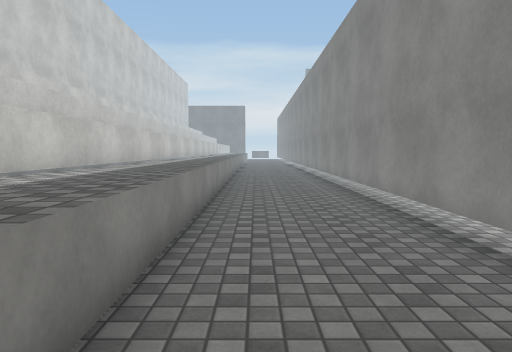
[1] (above)

22 first-person views from a walk through a Unity game level. The camera is 1.3 m above the floor, tilts 4° down and sees 70° across. The floor is counted in squares, 1 m on a side. Each view is taken from the middle of a square. On the plan, view 1 faces up. The plan holds only what a view shows up to about 15 squares ahead; the rest is blank. The place goes on beyond the plan. The player character is not drawn. Surface patterns are stand-ins for the level's own textures.

[2]
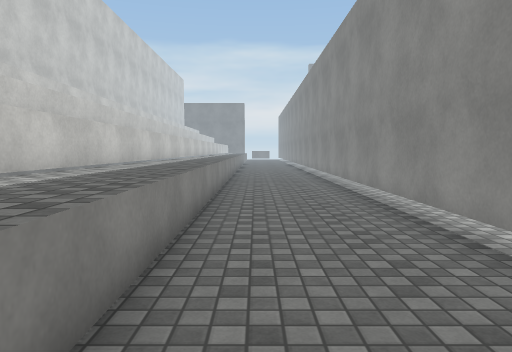

[3]
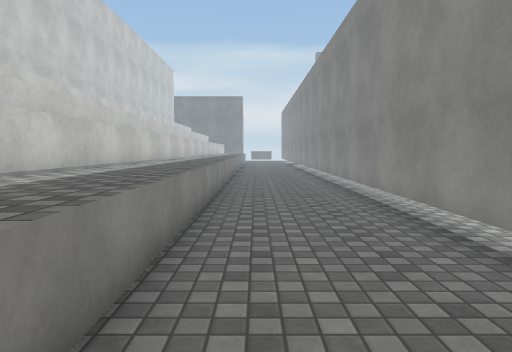

[4]
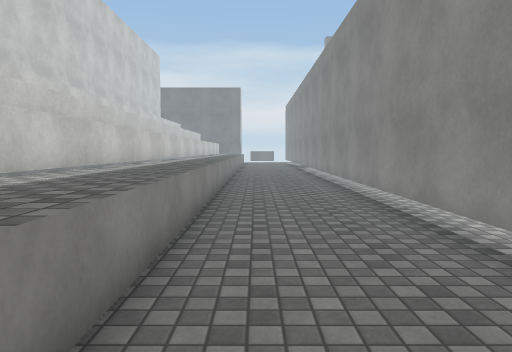

[5]
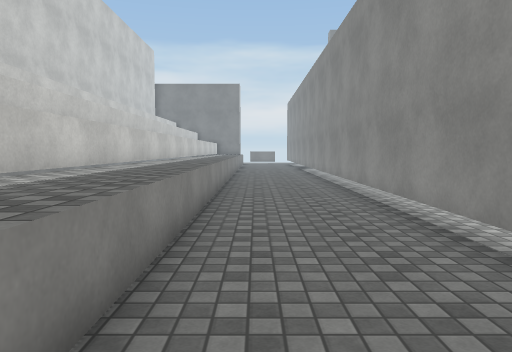

[6]
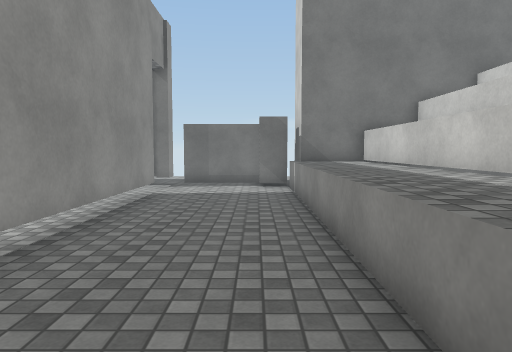

[7]
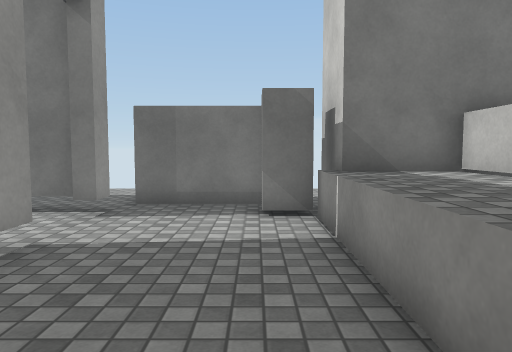

[8]
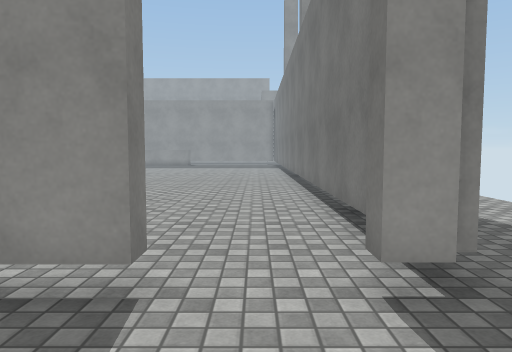

[9]
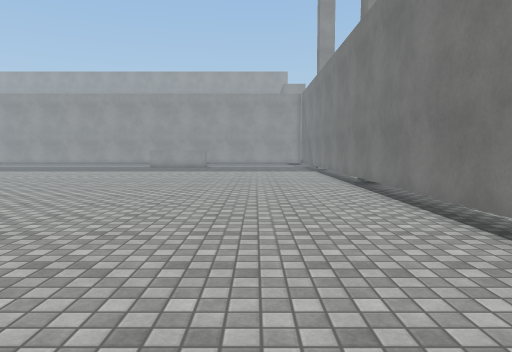

[10]
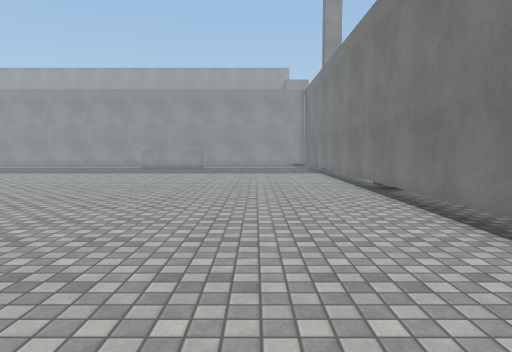

[11]
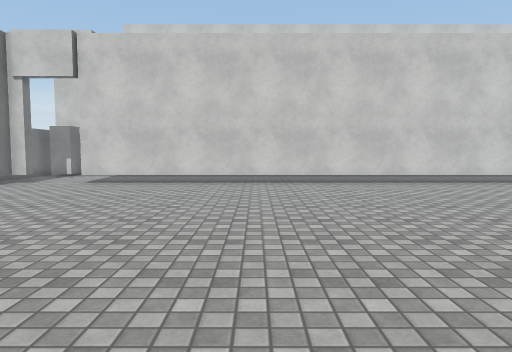

[12]
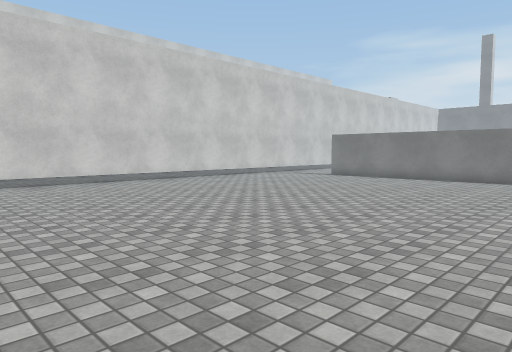

[13]
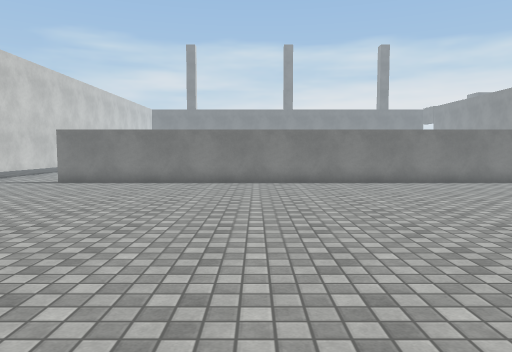

[14]
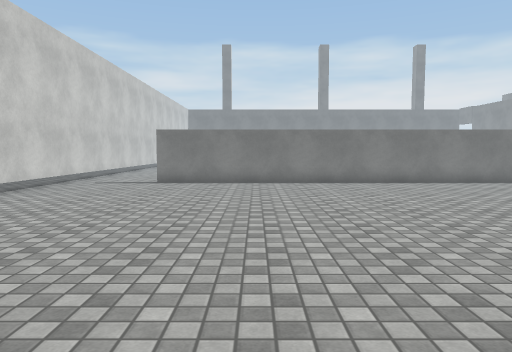

[15]
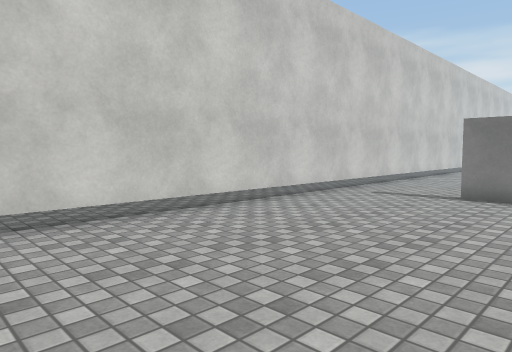

[16]
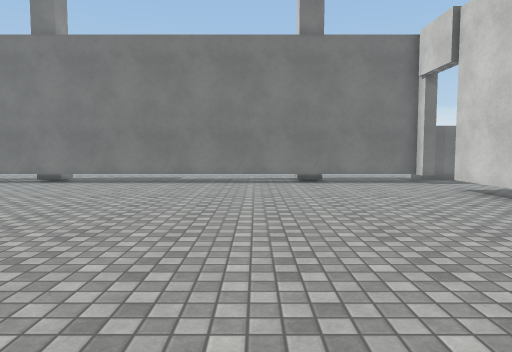

[17]
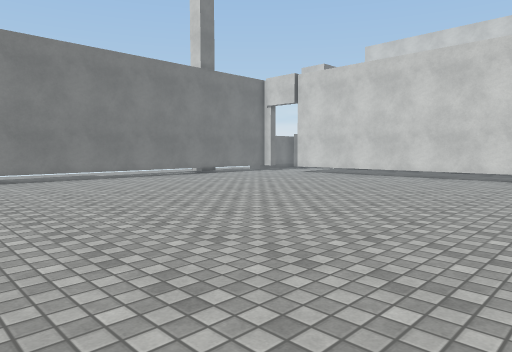

[18]
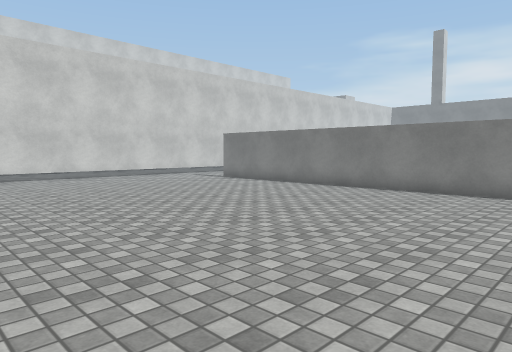

[19]
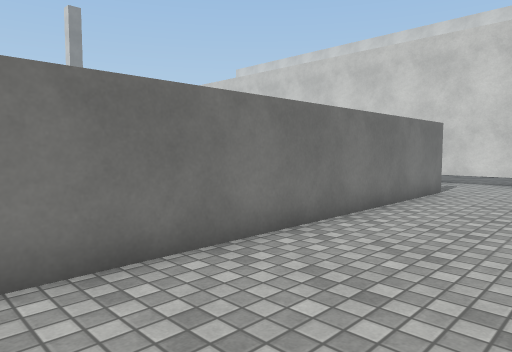

[20]
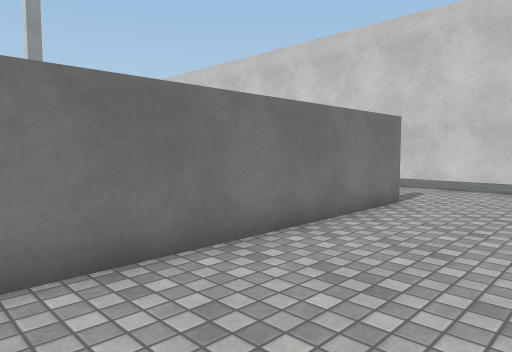

[21]
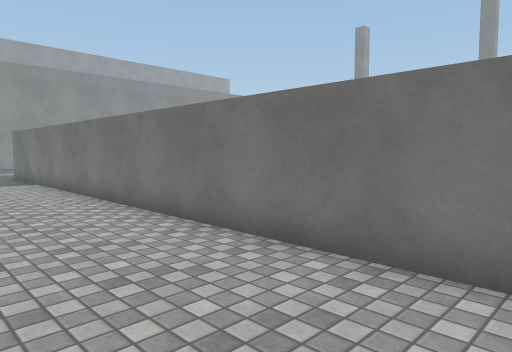

[22]
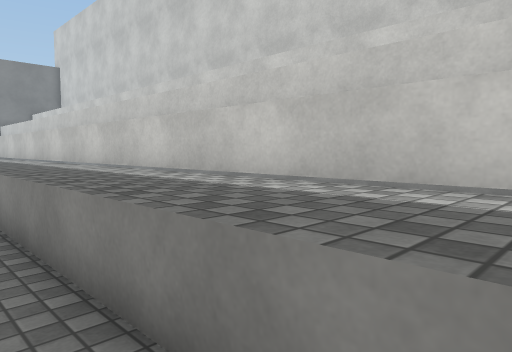

### Floor plan
Key: @ floor where view 1 was taken; # wall or solid block; . floor; ^ raised ledge; T thing the floor can be seen under or through; O other object.
Columns run from 4 left of view 1 to 21 right of it. Each row starts with its distance up from view 1.
 31 #^^^...#...    . .. .  .
 30 #^^^...T... ............
 29 #^^^...T..................
 28 #^^^...T..................
 27 #^^^...T....##############
 26 #^^^...T..................
 25 #^^^...T..................
 24 #^^^...T..................
 23 #^^^...T..................
 22 #^^^...T..................
 21 #^^^...T..................
 20 #^^^...T..................
 19 #^^^...T.................
 18 #^^^...T.................
 17 #^^^...T.................
 16 #^^^...T................ .
 15 #^^^...T................ .
 14 #^^^...T.................
 13 #^^^...T..................
 12 #^^^...T..................
 11 #^^^...T..................
 10 #^^^...T..................
  9 #^^^...T..................
  8 #^^^...T..................
  7 #^^^...T..................
  6 #^^^...T..................
  5 #^^^...T..................
  4 #^^^...T..................
  3 #^^^...T..................
  2 #^^^......................
  1 #^^^......................
  0 ####@...T.................
 -1   #OO...TTTTTTTTTTTTTT####
 -2     ###....    .......
 -3        .....
 -4            ...
 -5             ..

Positions as (right, up) in squares from view 1, and headings:
1: (0, 0), facing up
2: (0, 3), facing up
3: (0, 9), facing up
4: (0, 15), facing up
5: (0, 17), facing up
6: (0, 13), facing down
7: (0, 7), facing down
8: (0, 1), facing right
9: (4, 3), facing right
10: (6, 3), facing right
11: (18, 9), facing left
12: (18, 10), facing up-left
13: (15, 12), facing up
14: (11, 12), facing up
15: (10, 16), facing up-left
16: (10, 14), facing down
17: (21, 16), facing down-left
18: (21, 15), facing up-left
19: (19, 31), facing down-left
20: (16, 31), facing down-left
21: (11, 31), facing down-right
22: (0, 31), facing down-left
